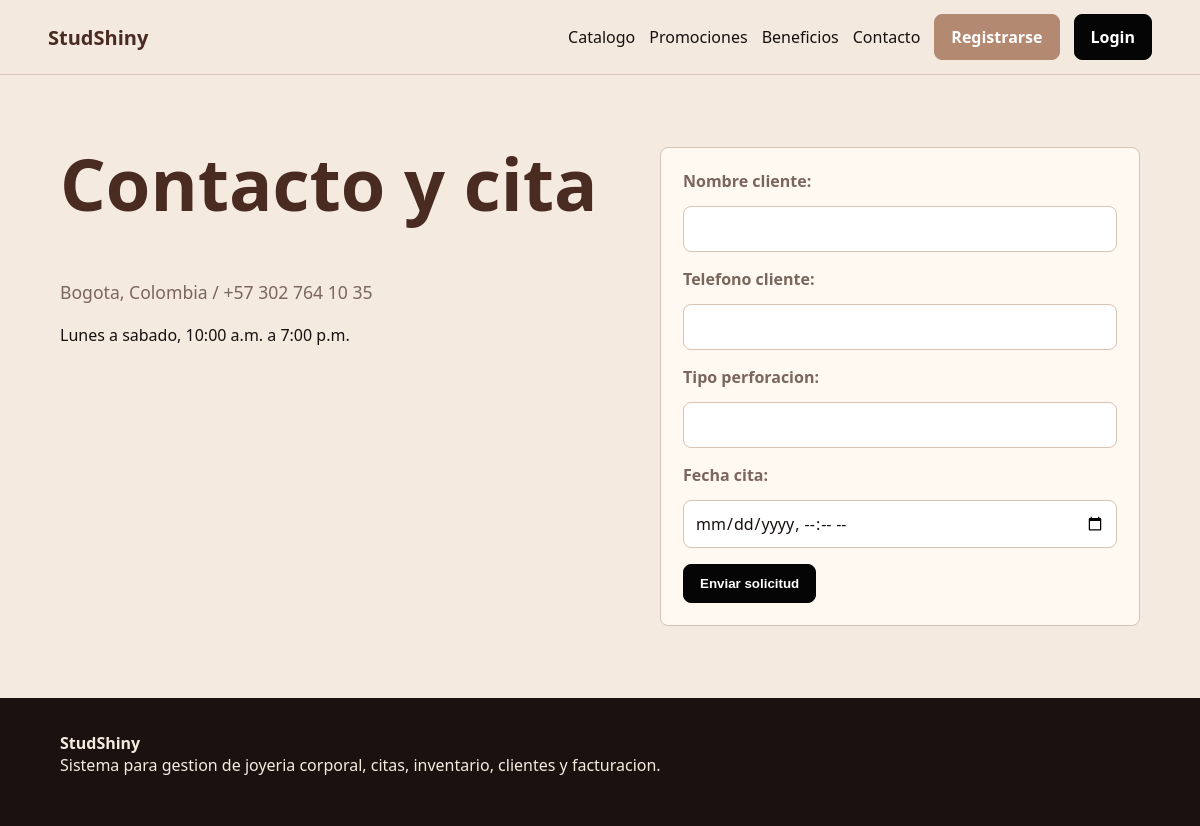
/contacto/, run on the app's committed database.
### core/models.py (models this page shows, shortened)
class ConfiguracionEstudio(models.Model):
    nombre = models.CharField(max_length=120, default="StudShiny")
    direccion = models.CharField(max_length=160, default="Bogota, Colombia", blank=True)
    telefono = models.CharField(max_length=40, default="+57 302 764 10 35", blank=True)
    correo = models.EmailField(default="contacto@studshiny.com", blank=True)
    horario = models.CharField(max_length=160, default="Lunes a sabado, 10:00 a.m. a 7:00 p.m.", blank=True)
    mensaje_cuidados = models.TextField(
        default="Lava la zona con solucion salina, evita tocar la perforacion y consulta al estudio ante molestias."
    )

### core/views.py (the view, shortened to what this page needs)
# urls.py: path("contacto/", views.contacto, name="contacto"),
def contacto(request):
    form = SolicitudCitaForm(request.POST or None)
    return render(request, "core/public/contacto.html", {"form": form, "configuracion": configuracion_actual()})

### core/forms.py
class SolicitudCitaForm(forms.ModelForm):
    fecha_cita = forms.DateTimeField(widget=forms.DateTimeInput(attrs={"type": "datetime-local"}))
    class Meta:
        model = Procedimiento
        fields = ["nombre_cliente", "telefono_cliente", "tipo_perforacion", "fecha_cita"]

### core/views.py (called while the page is built)
def configuracion_actual():
    return ConfiguracionEstudio.objects.first() or ConfiguracionEstudio.objects.create()

### core/templates/core/public/contacto.html (shortened to what this page needs)
{% extends "core/base.html" %}
{% block content %}
<section class="section split">
    <div>
        <h1>Contacto y cita</h1>
        <p class="lead">{{ configuracion.direccion }} / {{ configuracion.telefono }}</p>
        <p>{{ configuracion.horario }}</p>
    </div>
    <form class="panel" method="post">
        {{ form.as_p }}
        <button class="button">Enviar solicitud</button>
    </form>
</section>
{% endblock %}

### core/static/core/styles.css (style rules this page uses)
:root { --cream: #f4eadf; --paper: #fff9f1; --terracotta: #b38971; --terracotta-dark: #8d5f49; --coffee: #4a2b22; --ink: #16110f; --muted: #7a665e; --line: #d8c3b4; --danger: #9d2d24; --success: #26633a; }
* { box-sizing: border-box; }
body { margin: 0; background: var(--cream); color: var(--ink); font-family: "Segoe UI", Arial, sans-serif; }
.button, button { display: inline-flex; justify-content: center; align-items: center; border: 1px solid #050505; border-radius: 8px; background: #050505; color: #fff; font-weight: 800; padding: 11px 16px; cursor: pointer; }
.hero, .section, .admin-page { padding: clamp(38px, 6vw, 76px) clamp(18px, 5vw, 72px); }
h1, h2, h3, p { margin-top: 0; }
h1 { font-size: clamp(38px, 6vw, 76px); line-height: 1; color: var(--coffee); }
.lead { color: var(--muted); font-size: 1.1rem; line-height: 1.55; }
.card, .panel { background: var(--paper); border: 1px solid var(--line); border-radius: 8px; padding: 22px; }
.split { display: grid; grid-template-columns: minmax(0, 1fr) minmax(320px, 480px); gap: 28px; }
label { display: grid; gap: 6px; margin-bottom: 14px; color: var(--muted); font-weight: 600; }
input, select, textarea { width: 100%; border: 1px solid var(--line); border-radius: 8px; background: #fff; color: var(--ink); padding: 11px; font: inherit; }

### data on the page
ConfiguracionEstudio: direccion "Bogota, Colombia", telefono "+57 302 764 10 35", horario "Lunes a sabado, 10:00 a.m. a 7:00 p.m."
